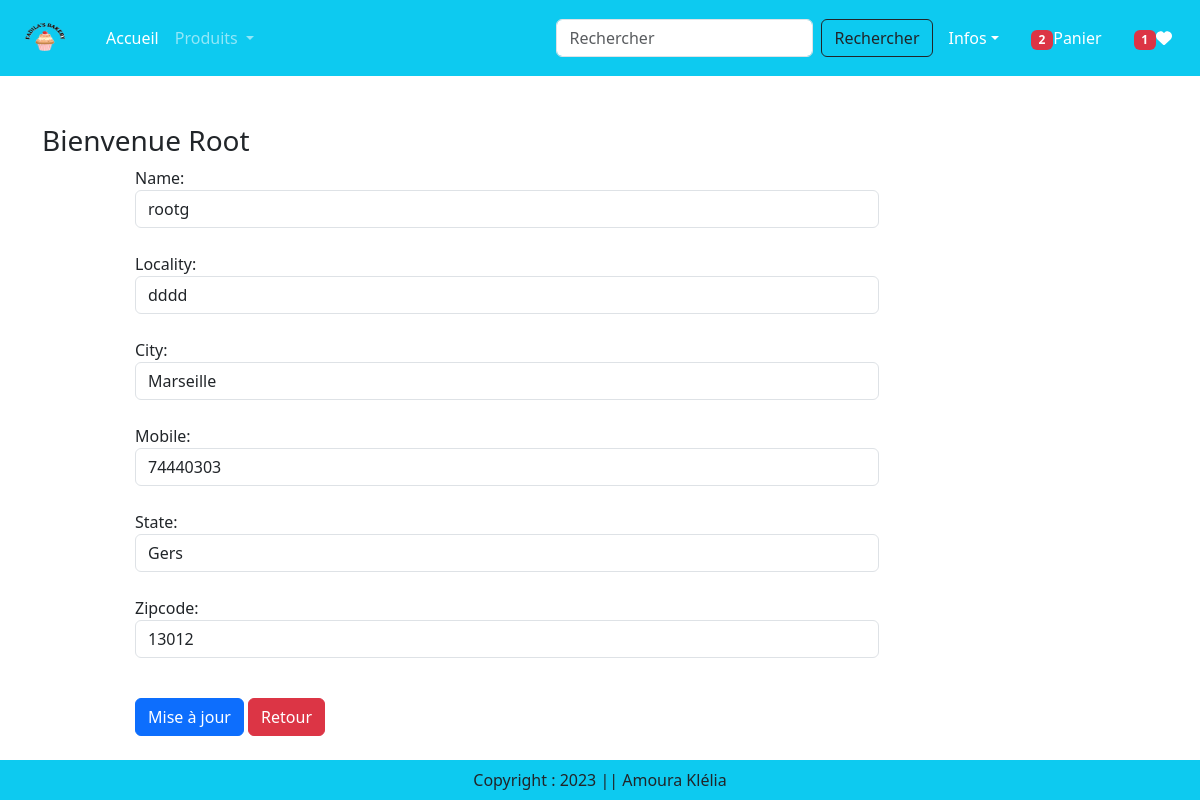
The app's page /updateAddress/2 (signed in) with its own data.
### app/models.py (models this page shows, shortened)
class Customer(models.Model):
    user = models.ForeignKey(User,on_delete=models.CASCADE)
    name = models.CharField(max_length=200)
    locality = models.CharField(max_length=200)
    city = models.CharField(max_length=50)
    mobile = models.IntegerField(default=0)
    zipcode = models.IntegerField()
    state = models.CharField(choices=STATE_CHOICES, max_length=100)

### app/views.py (the view, shortened to what this page needs)
# urls.py: path('updateAddress/<int:pk>', views.updateAddress.as_view(), name='updateAddress'),
@method_decorator(login_required, name='dispatch')
class updateAddress(View):
    def get(self,request,pk):
        add = Customer.objects.get(pk=pk)
        form = CustomerProfileForm(instance=add)
        totalitem = 0
        wishitem = 0
        if request.user.is_authenticated:
            totalitem = len(Cart.objects.filter(user=request.user))
            wishitem = len(Wishlist.objects.filter(user=request.user))
        return render(request, 'app/updateAddress.html', locals())

### app/forms.py
class CustomerProfileForm(forms.ModelForm):
    class Meta:
        model = Customer
        fields=['name','locality','city','mobile','state','zipcode']
        widgets={
            'name':forms.TextInput(attrs={'class':'form-control'}),
            'locality': forms.TextInput(attrs={'class': 'form-control'}),
            'city': forms.TextInput(attrs={'class': 'form-control'}),
            'mobile': forms.NumberInput(attrs={'class': 'form-control'}),
            'state': forms.Select(attrs={'class': 'form-control'}),
            'zipcode': forms.NumberInput(attrs={'class': 'form-control'}),
        }

### app/templates/app/updateAddress.html (shortened to what this page needs)
{% extends 'app/base.html' %}
{% load static %}
{% block main-content %}
<div class="container my-5">
    <div class="row">
        <h3>Bienvenue <span class="text-capitalize">{{ request.user }}</span></h3>
    </div>
<div class="col-sm-8 offset-sm-1">
    <form action="" method="post">
        {% for fm in form %}
        {{ fm.label_tag }} {{ fm }} <small class="text-danger">{{ fm.errors|striptags }}</small> <br>
        {% endfor %}
    <div class="col-12 mt-3">
        <button type="submit" class="btn btn-primary">Mise à jour</button>
        <a href="{% url 'address' %}" type="button" class="btn btn-danger">Retour</a>
    </div>
    </form>
</div>
</div>
{% endblock main-content %}

### records on screen
Customer: form "rootg" "dddd" "Marseille" "74440303" "Gers" "13012"

### other values on screen
{{ totalitem }} "2"
{{ wishitem }} "1"
{{ request.user }} "Root"
{{ fm.label_tag }} "Name:" "Locality:" "City:" "Mobile:" "State:" "Zipcode:"
